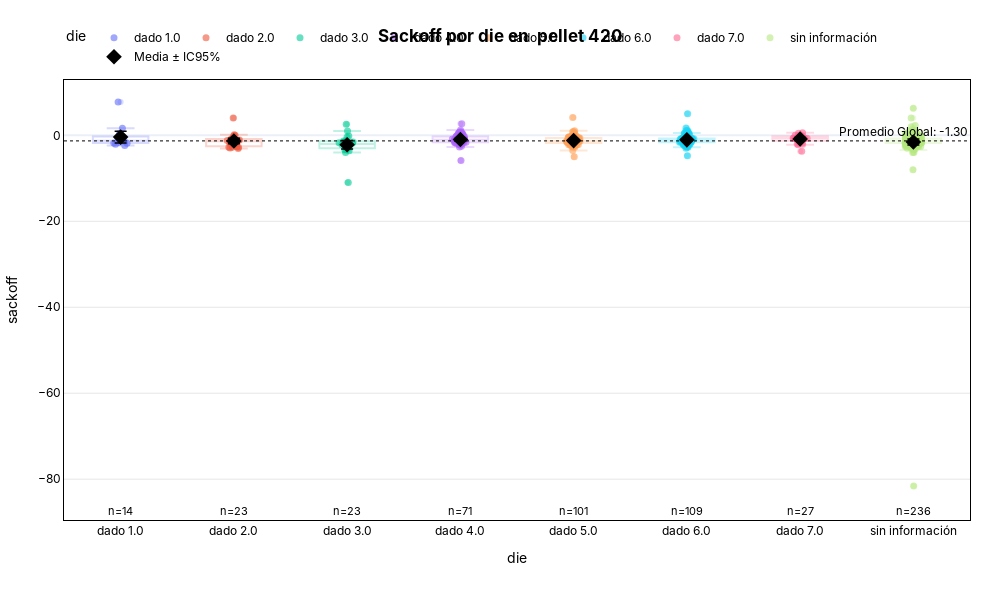

The notebook cell saved with this chart:
### Code cell
for pl in  grp_date_pellet["pellet"].unique():
    print(pl)
    f = plot_statistical_strip(
        df=grp_date_pellet[grp_date_pellet["pellet"] == pl],
        x_col="die",
        y_col="sackoff",
        title=f"<b>Sackoff por die en  {pl}</b>",
        )
    f.show()
    name = f"dado_sackoff_{pl.replace(' ', '_')}.html"
    print(name)
    s3.save_plotly_html(f, name)

#tienen a pesar mas hacial el sackofff

### Figure 1 — Plotly figure (JSON) as saved in the notebook; plotly's stock layout.template omitted (floating-point values rounded to 4 significant figures; data arrays with more than 128 entries replaced by an {"elided": "..."} marker saying what was removed)
{"data": [{"alignmentgroup": "True", "boxpoints": "all", "fillcolor": "rgba(255,255,255,0)", "hoveron": "points", "hovertemplate": "<b>sackoff</b>: %{y:.2f}<br>die: %{x}<extra></extra>", "legendgroup": "dado 1.0", "line": {"color": "rgba(255,255,255,0)"}, "marker": {"color": "#636EFA", "line": {"width": 0}, "opacity": 0.6, "size": 7}, "name": "dado 1.0", "offsetgroup": "dado 1.0", "orientation": "v", "pointpos": 0, "showlegend": true, "type": "box", "x": ["dado 1.0", "dado 1.0", "dado 1.0", "dado 1.0", "dado 1.0", "dado 1.0", "dado 1.0", "dado 1.0", "dado 1.0", "dado 1.0", "dado 1.0", "dado 1.0", "dado 1.0", "dado 1.0"], "x0": " ", "xaxis": "x", "y": [-2.082, -0.9429, 7.75, 1.625, -0.7472, -1.833, -1.297, -0.2495, -1.682, -1.455, -2.375, -1.2, -1.766, 0.5], "y0": " ", "yaxis": "y"}, {"alignmentgroup": "True", "boxpoints": "all", "fillcolor": "rgba(255,255,255,0)", "hoveron": "points", "hovertemplate": "<b>sackoff</b>: %{y:.2f}<br>die: %{x}<extra></extra>", "legendgroup": "dado 2.0", "line": {"color": "rgba(255,255,255,0)"}, "marker": {"color": "#EF553B", "line": {"width": 0}, "opacity": 0.6, "size": 7}, "name": "dado 2.0", "offsetgroup": "dado 2.0", "orientation": "v", "pointpos": 0, "showlegend": true, "type": "box", "x": ["dado 2.0", "dado 2.0", "dado 2.0", "dado 2.0", "dado 2.0", "dado 2.0", "dado 2.0", "dado 2.0", "dado 2.0", "dado 2.0", "dado 2.0", "dado 2.0", "dado 2.0", "dado 2.0", "dado 2.0", "dado 2.0", "dado 2.0", "dado 2.0", "dado 2.0", "dado 2.0", "dado 2.0", "dado 2.0", "dado 2.0"], "x0": " ", "xaxis": "x", "y": [-2.796, -1.2, -1.8, -0.1429, -1.4, -2.125, 0.0, 0.1241, -2.786, -1.227, -2.0, -0.8387, -1.099, -1.364, -1.714, -3.067, -0.85, -2.667, -2.97, 4.0, -2.762, -0.6019, -1.099], "y0": " ", "yaxis": "y"}, {"alignmentgroup": "True", "boxpoints": "all", "fillcolor": "rgba(255,255,255,0)", "hoveron": "points", "hovertemplate": "<b>sackoff</b>: %{y:.2f}<br>die: %{x}<extra></extra>", "legendgroup": "dado 3.0", "line": {"color": "rgba(255,255,255,0)"}, "marker": {"color": "#00CC96", "line": {"width": 0}, "opacity": 0.6, "size": 7}, "name": "dado 3.0", "offsetgroup": "dado 3.0", "orientation": "v", "pointpos": 0, "showlegend": true, "type": "box", "x": ["dado 3.0", "dado 3.0", "dado 3.0", "dado 3.0", "dado 3.0", "dado 3.0", "dado 3.0", "dado 3.0", "dado 3.0", "dado 3.0", "dado 3.0", "dado 3.0", "dado 3.0", "dado 3.0", "dado 3.0", "dado 3.0", "dado 3.0", "dado 3.0", "dado 3.0", "dado 3.0", "dado 3.0", "dado 3.0", "dado 3.0"], "x0": " ", "xaxis": "x", "y": [-11.0, -1.75, -3.0, -3.0, -1.5, -1.333, -1.821, -0.1524, 1.0, -3.333, -3.579, -2.372, -4.0, -1.2, -1.995, -2.191, -0.4, -1.7, -1.528, -3.333, -2.5, -2.0, 2.592], "y0": " ", "yaxis": "y"}, {"alignmentgroup": "True", "boxpoints": "all", "fillcolor": "rgba(255,255,255,0)", "hoveron": "points", "hovertemplate": "<b>sackoff</b>: %{y:.2f}<br>die: %{x}<extra></extra>", "legendgroup": "dado 4.0", "line": {"color": "rgba(255,255,255,0)"}, "marker": {"color": "#AB63FA", "line": {"width": 0}, "opacity": 0.6, "size": 7}, "name": "dado 4.0", "offsetgroup": "dado 4.0", "orientation": "v", "pointpos": 0, "showlegend": true, "type": "box", "x": ["dado 4.0", "dado 4.0", "dado 4.0", "dado 4.0", "dado 4.0", "dado 4.0", "dado 4.0", "dado 4.0", "dado 4.0", "dado 4.0", "dado 4.0", "dado 4.0", "dado 4.0", "dado 4.0", "dado 4.0", "dado 4.0", "dado 4.0", "dado 4.0", "dado 4.0", "dado 4.0", "dado 4.0", "dado 4.0", "dado 4.0", "dado 4.0", "dado 4.0", "dado 4.0", "dado 4.0", "dado 4.0", "dado 4.0", "dado 4.0", "dado 4.0", "dado 4.0", "dado 4.0", "dado 4.0", "dado 4.0", "dado 4.0", "dado 4.0", "dado 4.0", "dado 4.0", "dado 4.0", "dado 4.0", "dado 4.0", "dado 4.0", "dado 4.0", "dado 4.0", "dado 4.0", "dado 4.0", "dado 4.0", "dado 4.0", "dado 4.0", "dado 4.0", "dado 4.0", "dado 4.0", "dado 4.0", "dado 4.0", "dado 4.0", "dado 4.0", "dado 4.0", "dado 4.0", "dado 4.0", "dado 4.0", "dado 4.0", "dado 4.0", "dado 4.0", "dado 4.0", "dado 4.0", "dado 4.0", "dado 4.0", "dado 4.0", "dado 4.0", "dado 4.0"], "x0": " ", "xaxis": "x", "y": [-0.8437, -1.6, -0.9151, -0.75, -2.743, -0.7481, -1.572, -2.148, -1.685, -1.552, -1.737, -1.917, -1.055, -0.4992, -0.125, -2.182, -1.507, -2.072, -0.1107, 2.667, -1.545, -1.621, -1.286, -1.055, -5.846, 0.5, 0.8333, 0.6497, 0.7463, -0.75, -0.7407, 0.3661, 0.0, -0.2629, -0.23, 1.214, -0.9299, -0.2222, -1.167, -0.9959, -0.787, -1.995, -1.625, -1.951, -0.2203, -1.83, -2.556, -1.842, -2.101, -1.161, -1.724, -0.06211, -0.8033, -1.209, -1.319, -1.332, -0.9963, -0.3241, -1.45, -1.28, 0.2475, -1.466, -1.21, -0.5304, -0.8603, 0.3333, -1.178, 0.25, -1.2, -0.8571, -0.9091], "y0": " ", "yaxis": "y"}, {"alignmentgroup": "True", "boxpoints": "all", "fillcolor": "rgba(255,255,255,0)", "hoveron": "points", "hovertemplate": "<b>sackoff</b>: %{y:.2f}<br>die: %{x}<extra></extra>", "legendgroup": "dado 5.0", "line": {"color": "rgba(255,255,255,0)"}, "marker": {"color": "#FFA15A", "line": {"width": 0}, "opacity": 0.6, "size": 7}, "name": "dado 5.0", "offsetgroup": "dado 5.0", "orientation": "v", "pointpos": 0, "showlegend": true, "type": "box", "x": ["dado 5.0", "dado 5.0", "dado 5.0", "dado 5.0", "dado 5.0", "dado 5.0", "dado 5.0", "dado 5.0", "dado 5.0", "dado 5.0", "dado 5.0", "dado 5.0", "dado 5.0", "dado 5.0", "dado 5.0", "dado 5.0", "dado 5.0", "dado 5.0", "dado 5.0", "dado 5.0", "dado 5.0", "dado 5.0", "dado 5.0", "dado 5.0", "dado 5.0", "dado 5.0", "dado 5.0", "dado 5.0", "dado 5.0", "dado 5.0", "dado 5.0", "dado 5.0", "dado 5.0", "dado 5.0", "dado 5.0", "dado 5.0", "dado 5.0", "dado 5.0", "dado 5.0", "dado 5.0", "dado 5.0", "dado 5.0", "dado 5.0", "dado 5.0", "dado 5.0", "dado 5.0", "dado 5.0", "dado 5.0", "dado 5.0", "dado 5.0", "dado 5.0", "dado 5.0", "dado 5.0", "dado 5.0", "dado 5.0", "dado 5.0", "dado 5.0", "dado 5.0", "dado 5.0", "dado 5.0", "dado 5.0", "dado 5.0", "dado 5.0", "dado 5.0", "dado 5.0", "dado 5.0", "dado 5.0", "dado 5.0", "dado 5.0", "dado 5.0", "dado 5.0", "dado 5.0", "dado 5.0", "dado 5.0", "dado 5.0", "dado 5.0", "dado 5.0", "dado 5.0", "dado 5.0", "dado 5.0", "dado 5.0", "dado 5.0", "dado 5.0", "dado 5.0", "dado 5.0", "dado 5.0", "dado 5.0", "dado 5.0", "dado 5.0", "dado 5.0", "dado 5.0", "dado 5.0", "dado 5.0", "dado 5.0", "dado 5.0", "dado 5.0", "dado 5.0", "dado 5.0", "dado 5.0", "dado 5.0", "dado 5.0"], "x0": " ", "xaxis": "x", "y": [-2.242, -1.393, -0.2494, -1.477, -1.59, 4.151, -1.37, -0.4314, -0.9167, 0.6429, -0.5506, -0.6234, -2.25, -1.525, 0.0, -1.433, -1.051, -1.245, -0.6124, -0.5888, -2.5, -1.734, -1.3, -0.8615, -1.62, -2.596, -1.727, -1.117, -0.9543, -2.153, -1.789, 0.8701, -2.319, -0.5455, -1.659, -1.863, -3.543, -0.3177, -0.2379, -1.33, -1.634, -2.047, -0.1333, -2.75, -0.56, -1.728, -2.005, -1.474, -0.691, -2.028, -1.399, -2.167, -2.336, -1.824, -1.139, -0.6148, -1.581, -1.545, -1.18, -0.6415, -1.333, -0.3882, -1.217, -1.14, -1.2, -1.681, -0.1493, 1.077, -1.333, -1.429, -0.4969, -2.219, -1.343, -0.375, -1.057, -0.6462, -0.375, -0.625, -0.125, 0.4375, -2.738, -1.653, -2.25, -1.363, -0.6151, -1.385, -1.857, -4.97, -1.963, 0.75, -0.3049, -1.375, -1.304, -2.357, -2.005, -0.8642, -2.357, -1.051, -1.433, -1.634, -1.921], "y0": " ", "yaxis": "y"}, {"alignmentgroup": "True", "boxpoints": "all", "fillcolor": "rgba(255,255,255,0)", "hoveron": "points", "hovertemplate": "<b>sackoff</b>: %{y:.2f}<br>die: %{x}<extra></extra>", "legendgroup": "dado 6.0", "line": {"color": "rgba(255,255,255,0)"}, "marker": {"color": "#19D3F3", "line": {"width": 0}, "opacity": 0.6, "size": 7}, "name": "dado 6.0", "offsetgroup": "dado 6.0", "orientation": "v", "pointpos": 0, "showlegend": true, "type": "box", "x": ["dado 6.0", "dado 6.0", "dado 6.0", "dado 6.0", "dado 6.0", "dado 6.0", "dado 6.0", "dado 6.0", "dado 6.0", "dado 6.0", "dado 6.0", "dado 6.0", "dado 6.0", "dado 6.0", "dado 6.0", "dado 6.0", "dado 6.0", "dado 6.0", "dado 6.0", "dado 6.0", "dado 6.0", "dado 6.0", "dado 6.0", "dado 6.0", "dado 6.0", "dado 6.0", "dado 6.0", "dado 6.0", "dado 6.0", "dado 6.0", "dado 6.0", "dado 6.0", "dado 6.0", "dado 6.0", "dado 6.0", "dado 6.0", "dado 6.0", "dado 6.0", "dado 6.0", "dado 6.0", "dado 6.0", "dado 6.0", "dado 6.0", "dado 6.0", "dado 6.0", "dado 6.0", "dado 6.0", "dado 6.0", "dado 6.0", "dado 6.0", "dado 6.0", "dado 6.0", "dado 6.0", "dado 6.0", "dado 6.0", "dado 6.0", "dado 6.0", "dado 6.0", "dado 6.0", "dado 6.0", "dado 6.0", "dado 6.0", "dado 6.0", "dado 6.0", "dado 6.0", "dado 6.0", "dado 6.0", "dado 6.0", "dado 6.0", "dado 6.0", "dado 6.0", "dado 6.0", "dado 6.0", "dado 6.0", "dado 6.0", "dado 6.0", "dado 6.0", "dado 6.0", "dado 6.0", "dado 6.0", "dado 6.0", "dado 6.0", "dado 6.0", "dado 6.0", "dado 6.0", "dado 6.0", "dado 6.0", "dado 6.0", "dado 6.0", "dado 6.0", "dado 6.0", "dado 6.0", "dado 6.0", "dado 6.0", "dado 6.0", "dado 6.0", "dado 6.0", "dado 6.0", "dado 6.0", "dado 6.0", "dado 6.0", "dado 6.0", "dado 6.0", "dado 6.0", "dado 6.0", "dado 6.0", "dado 6.0", "dado 6.0", "dado 6.0"], "x0": " ", "xaxis": "x", "y": [1.089, -0.8946, -1.549, -0.7433, 0.5656, 1.709, -0.9996, -0.4767, 1.0, -0.7324, -0.5, -2.25, 5.0, -2.384, 0.3636, -0.963, -4.75, -0.7396, -2.618, -1.013, -1.06, -0.8421, -1.58, -1.249, -1.245, -1.747, -0.75, 0.4728, -2.8, -0.8746, -1.575, -0.7829, -1.375, -1.616, -0.1667, 0.2494, -1.264, -1.986, 0.0, -1.17, -0.991, -1.997, -1.318, -0.3111, -1.785, -2.366, -1.42, -0.9963, -0.8703, -0.9963, -0.9926, -0.7, -1.557, 0.0, -1.667, -0.9987, -1.625, -0.6054, 0.427, -1.094, 1.141, -1.25, -1.343, -1.598, -1.143, -2.394, -0.7214, -1.408, -1.37, 0.75, -1.267, -1.249, -1.975, -0.612, -0.7404, -2.477, 0.3704, 0.4533, -0.8717, -1.235, -0.2491, -1.863, -1.5, -1.48, -1.619, -0.4334, -2.328, -1.307, -1.935, -1.667, -2.593, -1.246, -2.147, -1.575, -3.0, -2.12, -1.06, -2.117, -1.75, -1.013, -1.58, -2.618, -0.8258, -0.7396, -0.963, -0.7829, -1.833, 0.3636, -0.25], "y0": " ", "yaxis": "y"}, {"alignmentgroup": "True", "boxpoints": "all", "fillcolor": "rgba(255,255,255,0)", "hoveron": "points", "hovertemplate": "<b>sackoff</b>: %{y:.2f}<br>die: %{x}<extra></extra>", "legendgroup": "dado 7.0", "line": {"color": "rgba(255,255,255,0)"}, "marker": {"color": "#FF6692", "line": {"width": 0}, "opacity": 0.6, "size": 7}, "name": "dado 7.0", "offsetgroup": "dado 7.0", "orientation": "v", "pointpos": 0, "showlegend": true, "type": "box", "x": ["dado 7.0", "dado 7.0", "dado 7.0", "dado 7.0", "dado 7.0", "dado 7.0", "dado 7.0", "dado 7.0", "dado 7.0", "dado 7.0", "dado 7.0", "dado 7.0", "dado 7.0", "dado 7.0", "dado 7.0", "dado 7.0", "dado 7.0", "dado 7.0", "dado 7.0", "dado 7.0", "dado 7.0", "dado 7.0", "dado 7.0", "dado 7.0", "dado 7.0", "dado 7.0", "dado 7.0"], "x0": " ", "xaxis": "x", "y": [-0.7383, -1.052, -0.129, -0.6572, -0.3158, -0.1667, -1.25, -0.6067, 0.5833, -0.2857, -0.6661, -0.04527, 0.0, -0.8319, 0.5, 0.0, -1.777, -1.241, -1.995, -0.7692, -3.699, -0.771, -2.198, -0.6862, -2.099, -0.6219, -1.823], "y0": " ", "yaxis": "y"}, {"alignmentgroup": "True", "boxpoints": "all", "fillcolor": "rgba(255,255,255,0)", "hoveron": "points", "hovertemplate": "<b>sackoff</b>: %{y:.2f}<br>die: %{x}<extra></extra>", "legendgroup": "sin información", "line": {"color": "rgba(255,255,255,0)"}, "marker": {"color": "#B6E880", "line": {"width": 0}, "opacity": 0.6, "size": 7}, "name": "sin información", "offsetgroup": "sin información", "orientation": "v", "pointpos": 0, "showlegend": true, "type": "box", "x": {"elided": "236 str values"}, "x0": " ", "xaxis": "x", "y": {"elided": "236 float values"}, "y0": " ", "yaxis": "y"}, {"boxmean": false, "fillcolor": "rgba(0,0,0,0)", "hoverinfo": "skip", "line": {"color": "#636EFA"}, "marker": {"color": "#636EFA"}, "name": "dado 1.0 (IQR)", "opacity": 0.25, "showlegend": false, "type": "box", "x": ["dado 1.0", "dado 1.0", "dado 1.0", "dado 1.0", "dado 1.0", "dado 1.0", "dado 1.0", "dado 1.0", "dado 1.0", "dado 1.0", "dado 1.0", "dado 1.0", "dado 1.0", "dado 1.0"], "y": [-2.082, -0.9429, 7.75, 1.625, -0.7472, -1.833, -1.297, -0.2495, -1.682, -1.455, -2.375, -1.2, -1.766, 0.5]}, {"boxmean": false, "fillcolor": "rgba(0,0,0,0)", "hoverinfo": "skip", "line": {"color": "#EF553B"}, "marker": {"color": "#EF553B"}, "name": "dado 2.0 (IQR)", "opacity": 0.25, "showlegend": false, "type": "box", "x": ["dado 2.0", "dado 2.0", "dado 2.0", "dado 2.0", "dado 2.0", "dado 2.0", "dado 2.0", "dado 2.0", "dado 2.0", "dado 2.0", "dado 2.0", "dado 2.0", "dado 2.0", "dado 2.0", "dado 2.0", "dado 2.0", "dado 2.0", "dado 2.0", "dado 2.0", "dado 2.0", "dado 2.0", "dado 2.0", "dado 2.0"], "y": [-2.796, -1.2, -1.8, -0.1429, -1.4, -2.125, 0.0, 0.1241, -2.786, -1.227, -2.0, -0.8387, -1.099, -1.364, -1.714, -3.067, -0.85, -2.667, -2.97, 4.0, -2.762, -0.6019, -1.099]}, {"boxmean": false, "fillcolor": "rgba(0,0,0,0)", "hoverinfo": "skip", "line": {"color": "#00CC96"}, "marker": {"color": "#00CC96"}, "name": "dado 3.0 (IQR)", "opacity": 0.25, "showlegend": false, "type": "box", "x": ["dado 3.0", "dado 3.0", "dado 3.0", "dado 3.0", "dado 3.0", "dado 3.0", "dado 3.0", "dado 3.0", "dado 3.0", "dado 3.0", "dado 3.0", "dado 3.0", "dado 3.0", "dado 3.0", "dado 3.0", "dado 3.0", "dado 3.0", "dado 3.0", "dado 3.0", "dado 3.0", "dado 3.0", "dado 3.0", "dado 3.0"], "y": [-11.0, -1.75, -3.0, -3.0, -1.5, -1.333, -1.821, -0.1524, 1.0, -3.333, -3.579, -2.372, -4.0, -1.2, -1.995, -2.191, -0.4, -1.7, -1.528, -3.333, -2.5, -2.0, 2.592]}, {"boxmean": false, "fillcolor": "rgba(0,0,0,0)", "hoverinfo": "skip", "line": {"color": "#AB63FA"}, "marker": {"color": "#AB63FA"}, "name": "dado 4.0 (IQR)", "opacity": 0.25, "showlegend": false, "type": "box", "x": ["dado 4.0", "dado 4.0", "dado 4.0", "dado 4.0", "dado 4.0", "dado 4.0", "dado 4.0", "dado 4.0", "dado 4.0", "dado 4.0", "dado 4.0", "dado 4.0", "dado 4.0", "dado 4.0", "dado 4.0", "dado 4.0", "dado 4.0", "dado 4.0", "dado 4.0", "dado 4.0", "dado 4.0", "dado 4.0", "dado 4.0", "dado 4.0", "dado 4.0", "dado 4.0", "dado 4.0", "dado 4.0", "dado 4.0", "dado 4.0", "dado 4.0", "dado 4.0", "dado 4.0", "dado 4.0", "dado 4.0", "dado 4.0", "dado 4.0", "dado 4.0", "dado 4.0", "dado 4.0", "dado 4.0", "dado 4.0", "dado 4.0", "dado 4.0", "dado 4.0", "dado 4.0", "dado 4.0", "dado 4.0", "dado 4.0", "dado 4.0", "dado 4.0", "dado 4.0", "dado 4.0", "dado 4.0", "dado 4.0", "dado 4.0", "dado 4.0", "dado 4.0", "dado 4.0", "dado 4.0", "dado 4.0", "dado 4.0", "dado 4.0", "dado 4.0", "dado 4.0", "dado 4.0", "dado 4.0", "dado 4.0", "dado 4.0", "dado 4.0", "dado 4.0"], "y": [-0.8437, -1.6, -0.9151, -0.75, -2.743, -0.7481, -1.572, -2.148, -1.685, -1.552, -1.737, -1.917, -1.055, -0.4992, -0.125, -2.182, -1.507, -2.072, -0.1107, 2.667, -1.545, -1.621, -1.286, -1.055, -5.846, 0.5, 0.8333, 0.6497, 0.7463, -0.75, -0.7407, 0.3661, 0.0, -0.2629, -0.23, 1.214, -0.9299, -0.2222, -1.167, -0.9959, -0.787, -1.995, -1.625, -1.951, -0.2203, -1.83, -2.556, -1.842, -2.101, -1.161, -1.724, -0.06211, -0.8033, -1.209, -1.319, -1.332, -0.9963, -0.3241, -1.45, -1.28, 0.2475, -1.466, -1.21, -0.5304, -0.8603, 0.3333, -1.178, 0.25, -1.2, -0.8571, -0.9091]}, {"boxmean": false, "fillcolor": "rgba(0,0,0,0)", "hoverinfo": "skip", "line": {"color": "#FFA15A"}, "marker": {"color": "#FFA15A"}, "name": "dado 5.0 (IQR)", "opacity": 0.25, "showlegend": false, "type": "box", "x": ["dado 5.0", "dado 5.0", "dado 5.0", "dado 5.0", "dado 5.0", "dado 5.0", "dado 5.0", "dado 5.0", "dado 5.0", "dado 5.0", "dado 5.0", "dado 5.0", "dado 5.0", "dado 5.0", "dado 5.0", "dado 5.0", "dado 5.0", "dado 5.0", "dado 5.0", "dado 5.0", "dado 5.0", "dado 5.0", "dado 5.0", "dado 5.0", "dado 5.0", "dado 5.0", "dado 5.0", "dado 5.0", "dado 5.0", "dado 5.0", "dado 5.0", "dado 5.0", "dado 5.0", "dado 5.0", "dado 5.0", "dado 5.0", "dado 5.0", "dado 5.0", "dado 5.0", "dado 5.0", "dado 5.0", "dado 5.0", "dado 5.0", "dado 5.0", "dado 5.0", "dado 5.0", "dado 5.0", "dado 5.0", "dado 5.0", "dado 5.0", "dado 5.0", "dado 5.0", "dado 5.0", "dado 5.0", "dado 5.0", "dado 5.0", "dado 5.0", "dado 5.0", "dado 5.0", "dado 5.0", "dado 5.0", "dado 5.0", "dado 5.0", "dado 5.0", "dado 5.0", "dado 5.0", "dado 5.0", "dado 5.0", "dado 5.0", "dado 5.0", "dado 5.0", "dado 5.0", "dado 5.0", "dado 5.0", "dado 5.0", "dado 5.0", "dado 5.0", "dado 5.0", "dado 5.0", "dado 5.0", "dado 5.0", "dado 5.0", "dado 5.0", "dado 5.0", "dado 5.0", "dado 5.0", "dado 5.0", "dado 5.0", "dado 5.0", "dado 5.0", "dado 5.0", "dado 5.0", "dado 5.0", "dado 5.0", "dado 5.0", "dado 5.0", "dado 5.0", "dado 5.0", "dado 5.0", "dado 5.0", "dado 5.0"], "y": [-2.242, -1.393, -0.2494, -1.477, -1.59, 4.151, -1.37, -0.4314, -0.9167, 0.6429, -0.5506, -0.6234, -2.25, -1.525, 0.0, -1.433, -1.051, -1.245, -0.6124, -0.5888, -2.5, -1.734, -1.3, -0.8615, -1.62, -2.596, -1.727, -1.117, -0.9543, -2.153, -1.789, 0.8701, -2.319, -0.5455, -1.659, -1.863, -3.543, -0.3177, -0.2379, -1.33, -1.634, -2.047, -0.1333, -2.75, -0.56, -1.728, -2.005, -1.474, -0.691, -2.028, -1.399, -2.167, -2.336, -1.824, -1.139, -0.6148, -1.581, -1.545, -1.18, -0.6415, -1.333, -0.3882, -1.217, -1.14, -1.2, -1.681, -0.1493, 1.077, -1.333, -1.429, -0.4969, -2.219, -1.343, -0.375, -1.057, -0.6462, -0.375, -0.625, -0.125, 0.4375, -2.738, -1.653, -2.25, -1.363, -0.6151, -1.385, -1.857, -4.97, -1.963, 0.75, -0.3049, -1.375, -1.304, -2.357, -2.005, -0.8642, -2.357, -1.051, -1.433, -1.634, -1.921]}, {"boxmean": false, "fillcolor": "rgba(0,0,0,0)", "hoverinfo": "skip", "line": {"color": "#19D3F3"}, "marker": {"color": "#19D3F3"}, "name": "dado 6.0 (IQR)", "opacity": 0.25, "showlegend": false, "type": "box", "x": ["dado 6.0", "dado 6.0", "dado 6.0", "dado 6.0", "dado 6.0", "dado 6.0", "dado 6.0", "dado 6.0", "dado 6.0", "dado 6.0", "dado 6.0", "dado 6.0", "dado 6.0", "dado 6.0", "dado 6.0", "dado 6.0", "dado 6.0", "dado 6.0", "dado 6.0", "dado 6.0", "dado 6.0", "dado 6.0", "dado 6.0", "dado 6.0", "dado 6.0", "dado 6.0", "dado 6.0", "dado 6.0", "dado 6.0", "dado 6.0", "dado 6.0", "dado 6.0", "dado 6.0", "dado 6.0", "dado 6.0", "dado 6.0", "dado 6.0", "dado 6.0", "dado 6.0", "dado 6.0", "dado 6.0", "dado 6.0", "dado 6.0", "dado 6.0", "dado 6.0", "dado 6.0", "dado 6.0", "dado 6.0", "dado 6.0", "dado 6.0", "dado 6.0", "dado 6.0", "dado 6.0", "dado 6.0", "dado 6.0", "dado 6.0", "dado 6.0", "dado 6.0", "dado 6.0", "dado 6.0", "dado 6.0", "dado 6.0", "dado 6.0", "dado 6.0", "dado 6.0", "dado 6.0", "dado 6.0", "dado 6.0", "dado 6.0", "dado 6.0", "dado 6.0", "dado 6.0", "dado 6.0", "dado 6.0", "dado 6.0", "dado 6.0", "dado 6.0", "dado 6.0", "dado 6.0", "dado 6.0", "dado 6.0", "dado 6.0", "dado 6.0", "dado 6.0", "dado 6.0", "dado 6.0", "dado 6.0", "dado 6.0", "dado 6.0", "dado 6.0", "dado 6.0", "dado 6.0", "dado 6.0", "dado 6.0", "dado 6.0", "dado 6.0", "dado 6.0", "dado 6.0", "dado 6.0", "dado 6.0", "dado 6.0", "dado 6.0", "dado 6.0", "dado 6.0", "dado 6.0", "dado 6.0", "dado 6.0", "dado 6.0", "dado 6.0"], "y": [1.089, -0.8946, -1.549, -0.7433, 0.5656, 1.709, -0.9996, -0.4767, 1.0, -0.7324, -0.5, -2.25, 5.0, -2.384, 0.3636, -0.963, -4.75, -0.7396, -2.618, -1.013, -1.06, -0.8421, -1.58, -1.249, -1.245, -1.747, -0.75, 0.4728, -2.8, -0.8746, -1.575, -0.7829, -1.375, -1.616, -0.1667, 0.2494, -1.264, -1.986, 0.0, -1.17, -0.991, -1.997, -1.318, -0.3111, -1.785, -2.366, -1.42, -0.9963, -0.8703, -0.9963, -0.9926, -0.7, -1.557, 0.0, -1.667, -0.9987, -1.625, -0.6054, 0.427, -1.094, 1.141, -1.25, -1.343, -1.598, -1.143, -2.394, -0.7214, -1.408, -1.37, 0.75, -1.267, -1.249, -1.975, -0.612, -0.7404, -2.477, 0.3704, 0.4533, -0.8717, -1.235, -0.2491, -1.863, -1.5, -1.48, -1.619, -0.4334, -2.328, -1.307, -1.935, -1.667, -2.593, -1.246, -2.147, -1.575, -3.0, -2.12, -1.06, -2.117, -1.75, -1.013, -1.58, -2.618, -0.8258, -0.7396, -0.963, -0.7829, -1.833, 0.3636, -0.25]}, {"boxmean": false, "fillcolor": "rgba(0,0,0,0)", "hoverinfo": "skip", "line": {"color": "#FF6692"}, "marker": {"color": "#FF6692"}, "name": "dado 7.0 (IQR)", "opacity": 0.25, "showlegend": false, "type": "box", "x": ["dado 7.0", "dado 7.0", "dado 7.0", "dado 7.0", "dado 7.0", "dado 7.0", "dado 7.0", "dado 7.0", "dado 7.0", "dado 7.0", "dado 7.0", "dado 7.0", "dado 7.0", "dado 7.0", "dado 7.0", "dado 7.0", "dado 7.0", "dado 7.0", "dado 7.0", "dado 7.0", "dado 7.0", "dado 7.0", "dado 7.0", "dado 7.0", "dado 7.0", "dado 7.0", "dado 7.0"], "y": [-0.7383, -1.052, -0.129, -0.6572, -0.3158, -0.1667, -1.25, -0.6067, 0.5833, -0.2857, -0.6661, -0.04527, 0.0, -0.8319, 0.5, 0.0, -1.777, -1.241, -1.995, -0.7692, -3.699, -0.771, -2.198, -0.6862, -2.099, -0.6219, -1.823]}, {"boxmean": false, "fillcolor": "rgba(0,0,0,0)", "hoverinfo": "skip", "line": {"color": "#B6E880"}, "marker": {"color": "#B6E880"}, "name": "sin información (IQR)", "opacity": 0.25, "showlegend": false, "type": "box", "x": {"elided": "236 str values"}, "y": {"elided": "236 float values"}}, {"customdata": [1.352, 0.6168, 0.9955, 0.2587, 0.2064, 0.2126, 0.3529, 0.6844], "error_y": {"array": [1.352, 0.6168, 0.9955, 0.2587, 0.2064, 0.2126, 0.3529, 0.6844], "color": "black", "thickness": 1.5, "type": "data", "width": 6}, "hovertemplate": "<b>Media</b>: %{y:.2f}<br>IC95%: ±%{customdata:.2f}<extra></extra>", "marker": {"color": "black", "size": 12, "symbol": "diamond"}, "mode": "markers", "name": "Media ± IC95%", "showlegend": true, "type": "scatter", "x": ["dado 1.0", "dado 2.0", "dado 3.0", "dado 4.0", "dado 5.0", "dado 6.0", "dado 7.0", "sin información"], "y": [-0.411, -1.321, -2.178, -0.9772, -1.226, -1.058, -0.8645, -1.557]}], "layout": {"annotations": [{"font": {"color": "black"}, "showarrow": false, "text": "Promedio Global: -1.30", "x": 1, "xanchor": "right", "xref": "x domain", "y": -1.3, "yanchor": "bottom", "yref": "y"}, {"font": {"color": "black", "size": 11}, "showarrow": false, "text": "n=14", "x": "dado 1.0", "y": -81.58, "yshift": -25}, {"font": {"color": "black", "size": 11}, "showarrow": false, "text": "n=23", "x": "dado 2.0", "y": -81.58, "yshift": -25}, {"font": {"color": "black", "size": 11}, "showarrow": false, "text": "n=23", "x": "dado 3.0", "y": -81.58, "yshift": -25}, {"font": {"color": "black", "size": 11}, "showarrow": false, "text": "n=71", "x": "dado 4.0", "y": -81.58, "yshift": -25}, {"font": {"color": "black", "size": 11}, "showarrow": false, "text": "n=101", "x": "dado 5.0", "y": -81.58, "yshift": -25}, {"font": {"color": "black", "size": 11}, "showarrow": false, "text": "n=109", "x": "dado 6.0", "y": -81.58, "yshift": -25}, {"font": {"color": "black", "size": 11}, "showarrow": false, "text": "n=27", "x": "dado 7.0", "y": -81.58, "yshift": -25}, {"font": {"color": "black", "size": 11}, "showarrow": false, "text": "n=236", "x": "sin información", "y": -81.58, "yshift": -25}], "boxmode": "overlay", "font": {"color": "black", "family": "Inter, Arial, sans-serif"}, "height": 600, "legend": {"orientation": "h", "title": {"text": "die"}, "tracegroupgap": 0, "x": 0, "xanchor": "left", "y": 1.02, "yanchor": "bottom"}, "margin": {"b": 80, "l": 60, "r": 30, "t": 80}, "paper_bgcolor": "rgba(0,0,0,0)", "plot_bgcolor": "rgba(0,0,0,0)", "shapes": [{"line": {"color": "black", "dash": "dot", "width": 1}, "type": "line", "x0": 0, "x1": 1, "xref": "x domain", "y0": -1.3, "y1": -1.3, "yref": "y"}], "title": {"text": "<b>Sackoff por die en  pellet 420</b>", "x": 0.5, "xanchor": "center", "y": 0.95, "yanchor": "top"}, "width": 1000, "xaxis": {"anchor": "y", "categoryarray": ["dado 1.0", "dado 2.0", "dado 3.0", "dado 4.0", "dado 5.0", "dado 6.0", "dado 7.0", "sin información"], "categoryorder": "array", "domain": [0, 1], "linecolor": "black", "mirror": true, "showline": true, "title": {"text": "die"}}, "yaxis": {"anchor": "x", "domain": [0, 1], "gridcolor": "rgba(0,0,0,0.1)", "linecolor": "black", "mirror": true, "showline": true, "title": {"text": "sackoff"}}}}
